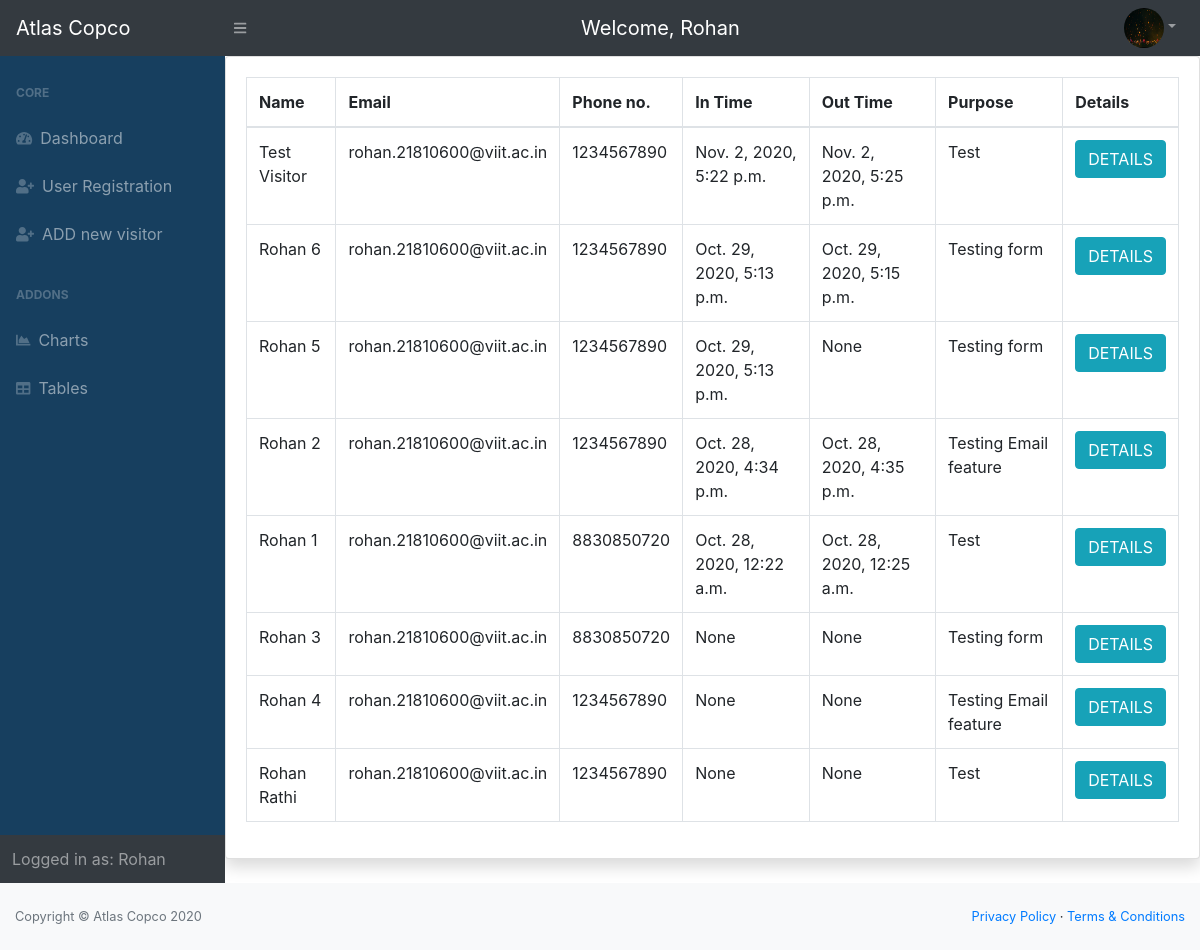
/allbookedvisitors/ (signed in), run on an earlier commit of the app's database.
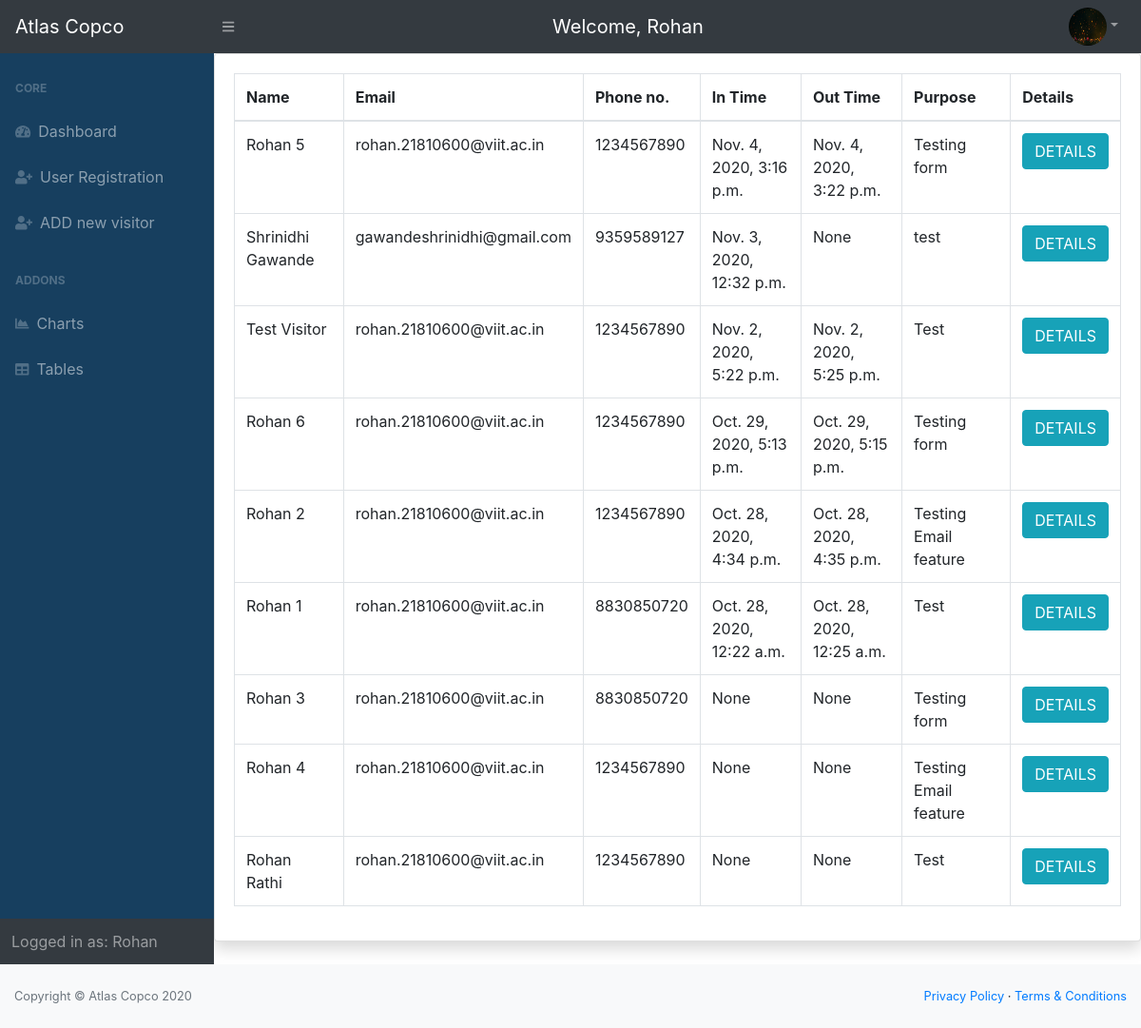
And on a later commit of the database.
### entry/models.py (models this page shows, shortened)
class Visitor(models.Model):
	name = models.CharField(verbose_name='Name', max_length=200, validators=[
		MinLengthValidator(2, 'Minimum 2 Characters are required')])  # name of the visitor
	purpose = models.CharField(verbose_name='Purpose', max_length=200, validators=[
		MinLengthValidator(4, 'Minimum 4 characters are required')])  # purpose of visit
	mobile = models.IntegerField(verbose_name='Mobile number')  # mobile no. of the visitor
	email = models.EmailField(verbose_name='Email', validators=[EmailValidator()])  # email address of the visitor
	no_of_people = models.IntegerField(verbose_name='No of people')  # no. of visitors
	photo_id_number = models.CharField(verbose_name='Photo Id Number', max_length=20, null=True, blank=True)
	photo_id = models.ImageField(verbose_name='Photo Id', upload_to='media/photo_id', null=True, blank=True)
	in_time = models.DateTimeField(verbose_name='Visit In time', null=True, blank=True)  # in time of the visitor, added automatically
	out_time = models.DateTimeField(verbose_name='Visit Out Time', null=True, blank=True)  # out time of the visitor added automatically
	token = models.CharField(verbose_name='Token', max_length=200, null=True, blank=True)  # token(autogenerated)
	qrcode = models.ImageField(verbose_name='QR Code', upload_to='media/qrcodes', null=True, blank=True)  # qr code generated from the token
	user = models.ForeignKey(Employee, verbose_name='Employee to visit', on_delete=models.PROTECT)  # link to the User table, to store which user allowed the entry
	photo = models.ImageField(verbose_name='Photo of the Visitor', upload_to='media/photo', null=True, blank=True)
	visit_token = models.CharField(max_length=200, verbose_name="Token assigned to the Visitor", null=True, blank=True)

### home/views.py (the view)
# urls.py: path('allbookedvisitors/', views.AllVisitorsListView.as_view(), name='all-booked-visitors'),
class AllVisitorsListView(LoginRequiredMixin, ListView):
	def get(self, request):
		visitor_list = Visitor.objects.order_by('-in_time')
		context = {'visitor_list': visitor_list}
		return render(request, 'home/all_visitors_booked.html', context)

### home/templates/home/all_visitors_booked.html (shortened to what this page needs)
{% extends 'home/base.html' %}
{% load tz %}
{% block content %}
			<div class="card shadow mb-4">
				<div class="card-body">
					<div class="table-responsive">
						<table class="table table-bordered" id="dataTable" width="100%" cellspacing="0">
							<thead>
								<tr>
									<th> Name </th>
									<th> Email </th>
									<th> Phone no. </th>
									<th> In Time </th>
									<th> Out Time </th>
									<th> Purpose </th>
									<th> Details </th>
								</tr>
							</thead>
							<tbody>
								{% for visitor in visitor_list %}
								<tr>
									<td>{{ visitor.name }}</td>
									<td>{{ visitor.email }}</td>
									<td>{{ visitor.mobile }}</td>
									<td>{{ visitor.in_time }}</td>
									<td>{{ visitor.out_time }}</td>
									<td>{{ visitor.purpose}}</td>
									<td>
											<button type="submit" name="delete_btn" class="btn btn-info" onclick="window.location.href='{% url 'visitor-detail' visitor.id %}'"> DETAILS </button>
									</td>
								</tr>
								{% endfor %}
							</tbody>
						</table>
					</div>
				</div>
			</div>
		</div>
	<div class="footer">
		<footer class="py-4 bg-light mt-auto">
			<div class="container-fluid">
				<div class="d-flex align-items-center justify-content-between small">
					<div class="text-muted">Copyright &copy; Atlas Copco 2020</div>
					<div>
						<a href="#">Privacy Policy</a> &middot;
						<a href="#">Terms &amp; Conditions</a>
					</div>
				</div>
			</div>
		</footer>
	</div>
{% endblock content %}

What changed in the data, as far as the page shows it:
changed Visitor "Rohan 5": in_time "Oct. 29, 2020, 5:13 p.m." → "Nov. 4, 2020, 3:16 p.m."; out_time "None" → "Nov. 4, 2020, 3:22 p.m."; moves up the list
added Visitor: name "Shrinidhi Gawande", email "gawandeshrinidhi@gmail.com", mobile "9359589127", in_time "Nov. 3, 2020, 12:32 p.m.", out_time "None", purpose "test"
